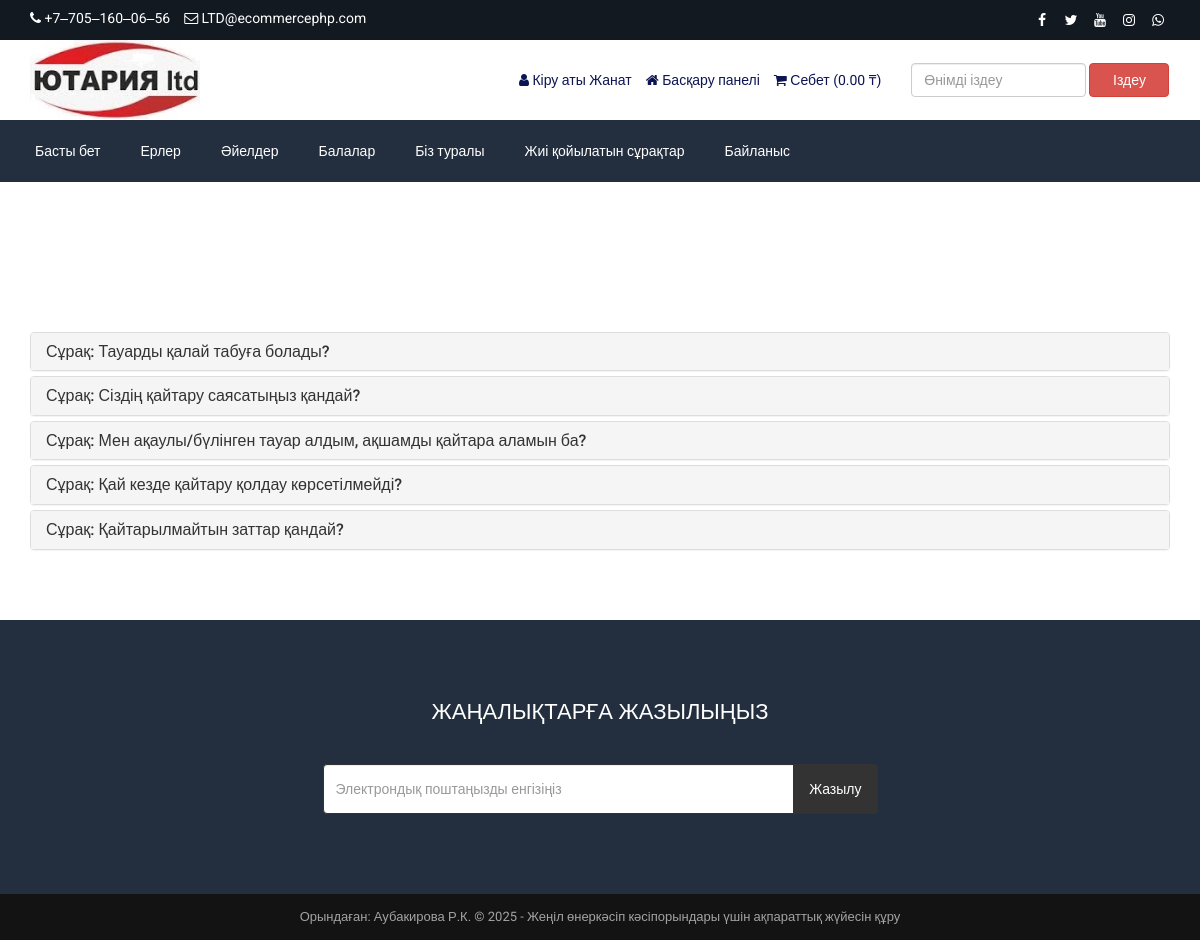
Screenshot of /faq.php (signed in) with the database file from the repository.
### tables this page shows
CREATE TABLE `tbl_settings` (
  `id` int(11) NOT NULL,
  `logo` varchar(255) NOT NULL,
  `favicon` varchar(255) NOT NULL,
  `footer_about` text NOT NULL,
  `footer_copyright` text NOT NULL,
  `contact_address` text NOT NULL,
  `contact_email` varchar(255) NOT NULL,
  `contact_phone` varchar(255) NOT NULL,
  `contact_fax` varchar(255) NOT NULL,
  `contact_map_iframe` text NOT NULL,
  `receive_email` varchar(255) NOT NULL,
  `receive_email_subject` varchar(255) NOT NULL,
  `receive_email_thank_you_message` text NOT NULL,
  `forget_password_message` text NOT NULL,
  `total_recent_post_footer` int(10) NOT NULL,
  `total_popular_post_footer` int(10) NOT NULL,
  `total_recent_post_sidebar` int(11) NOT NULL,
  `total_popular_post_sidebar` int(11) NOT NULL,
  `total_featured_product_home` int(11) NOT NULL,
  `total_latest_product_home` int(11) NOT NULL,
  `total_popular_product_home` int(11) NOT NULL,
  `meta_title_home` text NOT NULL,
  `meta_keyword_home` text NOT NULL,
  `meta_description_home` text NOT NULL,
  `banner_login` varchar(255) NOT NULL,
  `banner_registration` varchar(255) NOT NULL,
  `banner_forget_password` varchar(255) NOT NULL,
  `banner_reset_password` varchar(255) NOT NULL,
  `banner_search` varchar(255) NOT NULL,
  `banner_cart` varchar(255) NOT NULL,
  `banner_checkout` varchar(255) NOT NULL,
  `banner_product_category` varchar(255) NOT NULL,
  `banner_blog` varchar(255) NOT NULL,
  `cta_title` varchar(255) NOT NULL,
  `cta_content` text NOT NULL,
  `cta_read_more_text` varchar(255) NOT NULL,
  `cta_read_more_url` varchar(255) NOT NULL,
  `cta_photo` varchar(255) NOT NULL,
  `featured_product_title` varchar(255) NOT NULL,
  `featured_product_subtitle` varchar(255) NOT NULL,
  `latest_product_title` varchar(255) NOT NULL,
  `latest_product_subtitle` varchar(255) NOT NULL,
  `popular_product_title` varchar(255) NOT NULL,
  `popular_product_subtitle` varchar(255) NOT NULL,
  `testimonial_title` varchar(255) NOT NULL,
  `testimonial_subtitle` varchar(255) NOT NULL,
  `testimonial_photo` varchar(255) NOT NULL,
  `blog_title` varchar(255) NOT NULL,
  `blog_subtitle` varchar(255) NOT NULL,
  `newsletter_text` text NOT NULL,
  `paypal_email` varchar(255) NOT NULL,
  `stripe_public_key` varchar(255) NOT NULL,
  `stripe_secret_key` varchar(255) NOT NULL,
  `bank_detail` text NOT NULL,
  `before_head` text NOT NULL,
  `after_body` text NOT NULL,
  `before_body` text NOT NULL,
  `home_service_on_off` int(11) NOT NULL,
  `home_welcome_on_off` int(11) NOT NULL,
  `home_featured_product_on_off` int(11) NOT NULL,
  `home_latest_product_on_off` int(11) NOT NULL,
  `home_popular_product_on_off` int(11) NOT NULL,
  `home_testimonial_on_off` int(11) NOT NULL,
  `home_blog_on_off` int(11) NOT NULL,
  `newsletter_on_off` int(11) NOT NULL,
  `ads_above_welcome_on_off` int(1) NOT NULL,
  `ads_above_featured_product_on_off` int(1) NOT NULL,
  `ads_above_latest_product_on_off` int(1) NOT NULL,
  `ads_above_popular_product_on_off` int(1) NOT NULL,
  `ads_above_testimonial_on_off` int(1) NOT NULL,
  `ads_category_sidebar_on_off` int(1) NOT NULL
);

CREATE TABLE `tbl_social` (
  `social_id` int(11) NOT NULL,
  `social_name` varchar(30) NOT NULL,
  `social_url` varchar(255) NOT NULL,
  `social_icon` varchar(30) NOT NULL
);

CREATE TABLE `tbl_top_category` (
  `tcat_id` int(11) NOT NULL,
  `tcat_name` varchar(255) NOT NULL,
  `show_on_menu` int(1) NOT NULL
);

CREATE TABLE `tbl_faq` (
  `faq_id` int(11) NOT NULL,
  `faq_title` varchar(255) NOT NULL,
  `faq_content` text NOT NULL
);

### faq.php (the view, shortened to what this page needs)
<?php require_once('header.php'); ?>
<?php
$statement = $pdo->prepare("SELECT * FROM tbl_page WHERE id=1");
$statement->execute();
$result = $statement->fetchAll(PDO::FETCH_ASSOC);
foreach ($result as $row) {
    $faq_title = $row['faq_title'];
    $faq_banner = $row['faq_banner'];
}
?>
<div class="page-banner" style="background-image: url(assets/uploads/<?php echo $faq_banner; ?>);">
    <div class="inner">
        <h1><?php echo $faq_title; ?></h1>
    </div>
</div>
<div class="page">
    <div class="container">
        <div class="row">
            <div class="col-md-12">
                <div class="panel-group" id="faqAccordion">
                    <?php
                    $statement = $pdo->prepare("SELECT * FROM tbl_faq");
                    $statement->execute();
                    $result = $statement->fetchAll(PDO::FETCH_ASSOC);
                    foreach ($result as $row) {
                        ?>
                        <div class="panel panel-default">
                            <div class="panel-heading accordion-toggle question-toggle collapsed" data-toggle="collapse" data-parent="#faqAccordion" data-target="#question<?php echo $row['faq_id']; ?>">
                                <h4 class="panel-title">
                                    Сұрақ: <?php echo $row['faq_title']; ?>
                                </h4>
                            </div>
                        </div>
                        <?php
                    }
                    ?>
                </div>
            </div>
        </div>
    </div>
</div>
<?php require_once('footer.php'); ?>

### header.php (shortened to what this page needs)
<?php
include("admin/inc/config.php");
$statement = $pdo->prepare("SELECT * FROM tbl_settings WHERE id=1");
$statement->execute();
$result = $statement->fetchAll(PDO::FETCH_ASSOC);
foreach ($result as $row)
{
	$logo = $row['logo'];
	$contact_email = $row['contact_email'];
	$contact_phone = $row['contact_phone'];
}
?>
<!DOCTYPE html>
<html lang="en">
<head>
	<link rel="stylesheet" href="assets/css/bootstrap.min.css">
	<link rel="stylesheet" href="assets/css/font-awesome.min.css">
	<link rel="stylesheet" href="assets/css/owl.carousel.min.css">
	<link rel="stylesheet" href="assets/css/owl.theme.default.min.css">
	<link rel="stylesheet" href="assets/css/jquery.bxslider.min.css">
    <link rel="stylesheet" href="assets/css/magnific-popup.css">
    <link rel="stylesheet" href="assets/css/rating.css">
	<link rel="stylesheet" href="assets/css/spacing.css">
	<link rel="stylesheet" href="assets/css/bootstrap-touch-slider.css">
	<link rel="stylesheet" href="assets/css/animate.min.css">
	<link rel="stylesheet" href="assets/css/tree-menu.css">
	<link rel="stylesheet" href="assets/css/select2.min.css">
	<link rel="stylesheet" href="assets/css/main.css">
	<link rel="stylesheet" href="assets/css/responsive.css">
	<?php
	$statement = $pdo->prepare("SELECT * FROM tbl_page WHERE id=1");
	$statement->execute();
	$result = $statement->fetchAll(PDO::FETCH_ASSOC);
		?>
</head>
<body>
<div class="top">
	<div class="container">
		<div class="row">
			<div class="col-md-6 col-sm-6 col-xs-12">
				<div class="left">
					<ul>
						<li><i class="fa fa-phone"></i> <?php echo $contact_phone; ?></li>
						<li><i class="fa fa-envelope-o"></i> <?php echo $contact_email; ?></li>
					</ul>
				</div>
			</div>
			<div class="col-md-6 col-sm-6 col-xs-12">
				<div class="right">
					<ul>
						<?php
						$statement = $pdo->prepare("SELECT * FROM tbl_social");
						$statement->execute();
						$result = $statement->fetchAll(PDO::FETCH_ASSOC);
						foreach ($result as $row) {
							?>
							<?php if($row['social_url'] != ''): ?>
							<li><a href="<?php echo $row['social_url']; ?>"><i class="<?php echo $row['social_icon']; ?>"></i></a></li>
							<?php endif; ?>
							<?php
						}
						?>
					</ul>
				</div>
			</div>
		</div>
	</div>
</div>
<div class="header">
	<div class="container">
		<div class="row inner">
			<div class="col-md-4 logo">
				<a href="index.php"><img src="assets/uploads/<?php echo $logo; ?>" alt="logo image"></a>
			</div>
			<div class="col-md-5 right">
				<ul>
					<?php
					if(isset($_SESSION['customer'])) {
						?>
						<li><i class="fa fa-user"></i> <?php echo LANG_VALUE_13; ?> <?php echo $_SESSION['customer']['cust_name']; ?></li>
						<li><a href="dashboard.php"><i class="fa fa-home"></i> <?php echo LANG_VALUE_89; ?></a></li>
						<?php
					} else {
						?>
						<li><a href="login.php"><i class="fa fa-sign-in"></i> <?php echo LANG_VALUE_9; ?></a></li>
						<li><a href="registration.php"><i class="fa fa-user-plus"></i> <?php echo LANG_VALUE_15; ?></a></li>
						<?php
					}
					?>
					<li><a href="cart.php"><i class="fa fa-shopping-cart"></i> <?php echo LANG_VALUE_18; ?> (<?php
					if(isset($_SESSION['cart_p_id'])) {
						$table_total_price = 0;
						$i=0;
	                    foreach($_SESSION['cart_p_qty'] as $key => $value)
	                    {
	                        $i++;
	                        $arr_cart_p_qty[$i] = $value;
	                    }                    $i=0;
	                    foreach($_SESSION['cart_p_current_price'] as $key => $value)
	                    {
	                        $i++;
	                        $arr_cart_p_current_price[$i] = $value;
	                    }
	                    for($i=1;$i<=count($arr_cart_p_qty);$i++) {
	                    	$row_total_price = $arr_cart_p_current_price[$i]*$arr_cart_p_qty[$i];
	                        $table_total_price = $table_total_price + $row_total_price;
	                    }
						echo $table_total_price;
					} else {
						echo '0.00';
					}
					?>  <?php echo LANG_VALUE_1; ?>)</a></li>
				</ul>
			</div>
			<div class="col-md-3 search-area">
				<form class="navbar-form navbar-left" role="search" action="search-result.php" method="get">
					<div class="form-group">
						<input type="text" class="form-control search-top" placeholder="<?php echo LANG_VALUE_2; ?>" name="search_text">
					</div>
					<button type="submit" class="btn btn-danger"><?php echo LANG_VALUE_3; ?></button>
				</form>
			</div>
		</div>
	</div>
</div>
<div class="nav">
	<div class="container">
		<div class="row">
			<div class="col-md-12 pl_0 pr_0">
				<div class="menu-container">
					<div class="menu">
						<ul>
							<li><a href="index.php">Басты бет</a></li>
							<?php
							$statement = $pdo->prepare("SELECT * FROM tbl_top_category WHERE show_on_menu=1");
							$statement->execute();
							$result = $statement->fetchAll(PDO::FETCH_ASSOC);
							foreach ($result as $row) {
								?>
								<li><a href="product-category.php?id=<?php echo $row['tcat_id']; ?>&type=top-category"><?php echo $row['tcat_name']; ?></a>
								</li>
								<?php
							}
							?>
							<li><a href="about.php">Біз туралы</a></li>
							<li><a href="faq.php">Жиі қойылатын сұрақтар</a></li>
							<li><a href="contact.php">Байланыс</a></li>
						</ul>
					</div>
				</div>
			</div>
		</div>
	</div>
</div>

### footer.php (shortened to what this page needs)
<?php
$statement = $pdo->prepare("SELECT * FROM tbl_settings WHERE id=1");
$statement->execute();
$result = $statement->fetchAll(PDO::FETCH_ASSOC);
foreach ($result as $row)
{
	$footer_copyright = $row['footer_copyright'];
    $newsletter_on_off = $row['newsletter_on_off'];
}
?>
<?php if($newsletter_on_off == 1): ?>
<section class="home-newsletter">
	<div class="container">
		<div class="row">
			<div class="col-md-6 col-md-offset-3">
				<div class="single">
				<form action="" method="post">
					<h2>Жаңалықтарға жазылыңыз</h2>
					<div class="input-group">
						<input type="email" class="form-control" placeholder="Электрондық поштаңызды енгізіңіз" name="email_subscribe">
						<span class="input-group-btn">
						<button class="btn btn-theme" type="submit" name="form_subscribe">Жазылу</button>
						</span>
					</div>
				</div>
			</div>
		</div>
	</div>
</section>
<?php endif; ?>
<div class="footer-bottom">
	<div class="container">
		<div class="row">
			<div class="col-md-12 copyright">
				<?php echo $footer_copyright; ?>
			</div>
		</div>
	</div>
</div>
</body>
</html>

### assets/css/main.css (style rules this page uses)
* { margin: 0; padding: 0; }
body { font-family: "Roboto", sans-serif; font-size: 14px; }
h1, h2, h3, h4, h5, h6 { font-family: "Roboto", sans-serif; }
a { text-decoration: none; }
.top { width: 100%; height: 40px; background: #131921; }
.top .left { float: left; }
.top .left ul { padding-top: 8px; }
.top .left ul li { list-style-type: none; float: left; margin-right: 14px; color: white; }
.top .left ul li i { color: white; }
.top .right { float: right; }
.top .right ul { padding-top: 8px; }
.top .right ul li { list-style-type: none; float: left; margin-left: 5px; }
.top .right ul li a { color: white; width: 24px; height: 24px; line-height: 24px; text-align: center; border-radius: 50%; display: block; transition: all 0.4s ease; }
.header { width: 100%; height: auto; background: #fff; }
.header .inner { height: auto; display: table; }
.header .logo { float: none; display: table-cell; vertical-align: middle; }
.header .logo img { max-width: 100%; height: 80px; }
.header .navbar-form .form-control { width: 300px; }
.header .search-area { float: none; display: table-cell; vertical-align: middle; }
.header .search-area .form-group { width: calc(100% - 84px); }
.header .search-area button { width: 80px; }
.header .search-area form { width: 100%; }
.header .right { float: none; display: table-cell; vertical-align: middle; padding-right: 0; }
.header .right ul { float: right; margin-bottom: 0; }
.header .right ul li { list-style-type: none; float: left; margin-left: 14px; color: #0d1452; }
.header .right ul li a { color: #0d1452; }
.header .navbar-form .search-top { width: 100%; }
.nav { background: #232f3e; }
.menu-container { width: 100%; margin: 0 auto; background: #232f3e; }
.menu-dropdown-icon:before { content: "\f067"; font-family: "FontAwesome"; display: none; cursor: pointer; float: right; padding: 1.5em 2em; background: #fff; color: #333; }
.menu > ul { margin: 0 auto; width: 100%; list-style: none; padding: 0; position: relative; box-sizing: border-box; }
.menu > ul:before, .menu > ul:after { content: ""; display: table; }
.menu > ul:after { clear: both; }
.menu > ul > li { float: left; padding: 0; margin: 0; }
.menu > ul > li a { text-decoration: none; padding: 1.5em 20px; display: block; color: #fff; }
.footer-bottom { width: 100%; height: auto; background: #141314; padding: 14px 0; }
.footer-bottom .copyright { font-size: 13px; color: #a3a3a3; text-align: center; }
.page-banner { width: 100%; height: auto; background-repeat: no-repeat; background-position: center center; -webkit-background-size: cover; background-size: cover; position: relative; padding-top: 15px; padding-bottom: 15px; overflow: hidden; }
.page-banner h1 { color: #fff; text-align: center; z-index: 999; position: relative; }
.page { width: 100%; height: auto; padding-top: 50px; padding-bottom: 50px; }
.home-newsletter { padding: 80px 0; background: #232f3e; }
.home-newsletter .single { max-width: 650px; margin: 0 auto; text-align: center; position: relative; z-index: 2; }
.home-newsletter .single h2 { font-size: 22px; color: white; text-transform: uppercase; margin-bottom: 40px; margin-top: 0; }
.home-newsletter .single .form-control { height: 50px; border-color: #333; outline: none; }
.home-newsletter .single .btn { min-height: 50px; background: #333; color: #fff; padding-left: 15px; padding-right: 15px; }

### assets/css/responsive.css (style rules this page uses)
@media only screen and (min-width: 992px) { .header .inner { width: 100%; } }
@media only screen and (min-width: 992px) { .header .search-area { padding-right: 0; } }
@media only screen and (min-width: 992px) { .header .search-area form { padding-right: 0; } }
@media only screen and (min-width: 992px) { .header .container { padding-right: 0; } }

### rows the page displays
tbl_settings: contact_phone "+7‒705‒160‒06‒56", contact_email "LTD@ecommercephp.com", logo (picture), footer_copyright "Орындаған: Аубакирова Р.К. © 2025 - Жеңіл өнеркәсіп кәсіпорындары үшін ақпараттық жүйесін құру"
tbl_top_category: tcat_name "Ерлер"
tbl_top_category: tcat_name "Әйелдер"
tbl_top_category: tcat_name "Балалар"
tbl_faq: faq_title "Тауарды қалай табуға болады?"
tbl_faq: faq_title "Сіздің қайтару саясатыңыз қандай?"
tbl_faq: faq_title "Мен ақаулы/бүлінген тауар алдым, ақшамды қайтара аламын ба?"
tbl_faq: faq_title "Қай кезде қайтару қолдау көрсетілмейді?"
tbl_faq: faq_title "Қайтарылмайтын заттар қандай?"

### other values shown
LANG_VALUE_13 "Кіру аты"
$_SESSION['customer']['cust_name'] "Жанат"
LANG_VALUE_89 "Басқару панелі"
LANG_VALUE_18 "Себет"
LANG_VALUE_1 "₸"
LANG_VALUE_3 "Іздеу"
